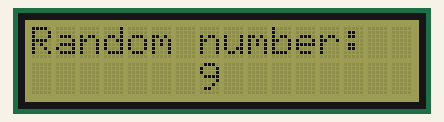
Recording of a program running on a simulated Raspberry Pi Pico running MicroPython. Shown: 16×2 character LCD. Random numbers come from a fixed seed; library files of the repository ran but are not shown: grove_lcd_rgb_i2c.py.

Above: at 0.1 s.
At 5.7 s:
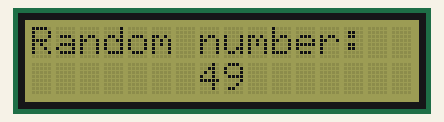
At 11.4 s:
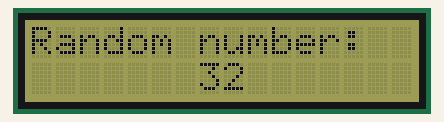
At 17.0 s:
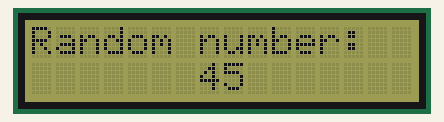
At 23.4 s:
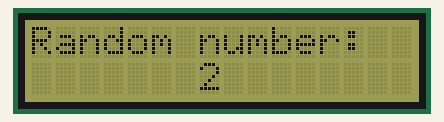
At 38.6 s:
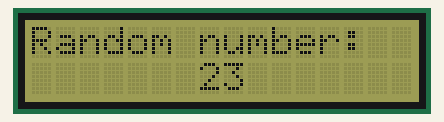

Measured:
- what the display in image 0 shows lasts 0.8 s, from 0.1 s to 0.9 s
- what the display in image 4 shows lasts 2.4 s, from 23.3 s to 25.7 s

The program:

main.py
```python
#
# Raspberry Pi Pico test: display random number
#

from machine import I2C, Pin
from utime import sleep
import urandom
from grove_lcd_rgb_i2c import Grove_LCD_RGB_I2C

# some const
I2C_ID = 0
I2C_SDA = 0
I2C_SCL = 1

# init I2C bus
i2c = I2C(I2C_ID, sda=Pin(I2C_SDA), scl=Pin(I2C_SCL))
# init LCD display
lcd = Grove_LCD_RGB_I2C(i2c)

# debug: scan I2C bus
#print('node(s) on I2C bus:', [hex(i) for i in i2c.scan()])

# turn on RGB backlight
lcd.setRGB(0x80, 0x80, 0x20)

# display the random number
lcd.home()
lcd.write('Random number:')

# main loop
while True:
    lcd.cursor_position(0, 1)
    lcd.write('{:^16d}'.format(urandom.randint(1, 49)))
    sleep(0.8)
```
